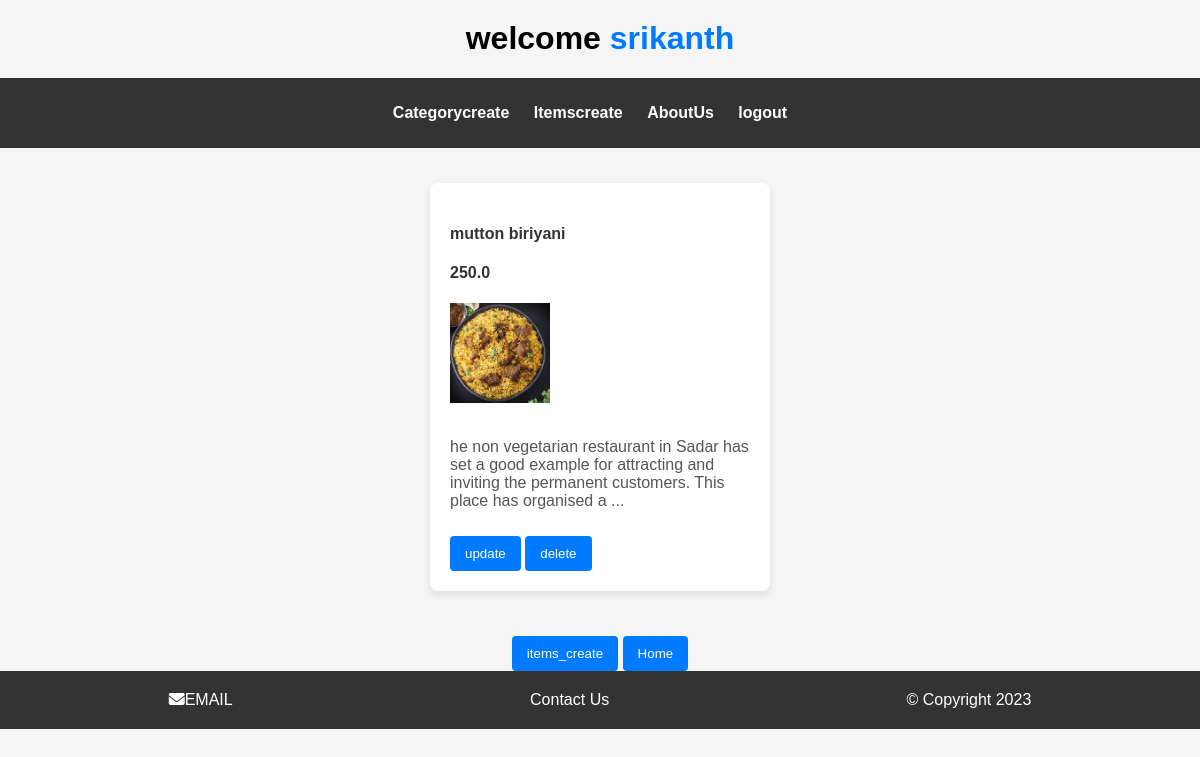
The page /owner_app/items_display_view/11/ (signed in) on the database its author committed.
### crud_app/models.py (models this page shows)
class food_model(models.Model):
    category_id=models.ForeignKey(category_model,on_delete=models.CASCADE)
    hotel_id=models.IntegerField()
    item_id=models.AutoField(primary_key=True)
    item_name=models.CharField(max_length=30)
    item_price=models.FloatField()
    item_quantity=models.IntegerField(default=1)
    item_desc=models.TextField()
    item_image=models.ImageField()

### owner_app/views.py (the view)
@login_required(login_url='/owner_app/owner_login_view/')
def items_display_view(request,pk):
    res=food_model.objects.filter(category_id=pk)
    return render(request=request,template_name='items_display.html',context={'res':res})

### owner_app/templates/items_display.html (shortened to what this page needs)
<!DOCTYPE html>
<html lang="en">
<head>
</head>
<body>
    {% include 'partials/_header_owner.html' %}
    <div id="items-dis">
    {% if res%}
        {% for i in res %}
        <div id="item">
        <h4>{{i.item_name}}</h4>
        <h4>{{i.item_price}}</h4>
        <img src="{{i.item_image.url}}" alt="" height="100px" width="100px">
        <p>{{i.item_desc}}</p>
        <a href="{% url 'crud_app:item_update' pk=i.item_id%}"><button>update</button></a>
        <a href="{% url 'crud_app:item_delete' pk=i.item_id%}"><button>delete</button></a>
        </div>
        {% endfor %}
    {% endif %}
</div>
<div id="buttons">
<a href="{% url 'crud_app:items' %}"><button>
    items_create
</button></a>
<a href="{% url 'owner_app:sample_home_view' %}"><button>
    Home
</button></a>
</div>
{% include 'partials/_footer.html' %}
</body>
</html>

### owner_app/templates/partials/_header_owner.html (shortened to what this page needs)
<!DOCTYPE html>
<html lang="en">
<head>
    {% load static %}
</head>
<body>
    <h1>welcome <span id="spanowner">{{user}}</span></h1>
    <header id="header" class="">
        <nav  class="" id="nav">
            <ul id="ul-owner">
                <li><a href="{% url 'crud_app:catagory'%}" class="a">Categorycreate</a></li>
                <li><a href="{% url 'crud_app:items' %}" class="a">Itemscreate</a></li>
                <li><a href="" class="a">AboutUs</a></li>
                <li><a href="{% url 'owner_app:logout'%}" class="a">logout</a></li>
            </ul>
        </nav>
    </header>
</body>
</html>

### owner_app/templates/items_display.html (style rules this page uses)
body { font-family: 'Arial', sans-serif; margin: 0; padding: 0; background-color: #f5f5f5; }
#items-dis { display: flex; flex-wrap: wrap; justify-content: space-around; padding: 20px; }
#item { background-color: #fff; border-radius: 8px; box-shadow: 0 4px 8px rgba(0, 0, 0, 0.1); margin: 15px; padding: 20px; width: 300px; }
h4 { color: #333; }
img { max-width: 100%; height: auto; margin-bottom: 15px; }
p { color: #555; }
button { background-color: #007BFF; color: #fff; padding: 10px 15px; border: none; border-radius: 4px; cursor: pointer; margin-top: 10px; transition: background-color 0.3s; }
#buttons { text-align: center; }
a { text-decoration: none; }

### owner_app/templates/partials/_header_owner.html (style rules this page uses)
body { font-family: 'Arial', sans-serif; background-color: #f5f5f5; }
h1 { text-align: center; margin-top: 20px; }
#spanowner { color: #007BFF; }
header { background-color: #333; padding: 10px 0; width: 100%; top: 0; z-index: 1000; }
nav { text-align: center; }
ul { list-style-type: none; padding: 0; }
li { display: inline-block; margin-right: 20px; }
.a { text-decoration: none; color: #fff; font-weight: bold; font-size: 16px; transition: color 0.3s; }

### rows shown on the page
food_model: item_name "mutton biriyani", item_price "250.0", item_image (picture), item_desc "he non vegetarian restaurant in Sadar has set a good example for attracting and inviting the permanent customers. This place has organised a ..."

### other values the page prints
{{ user }} "srikanth"
